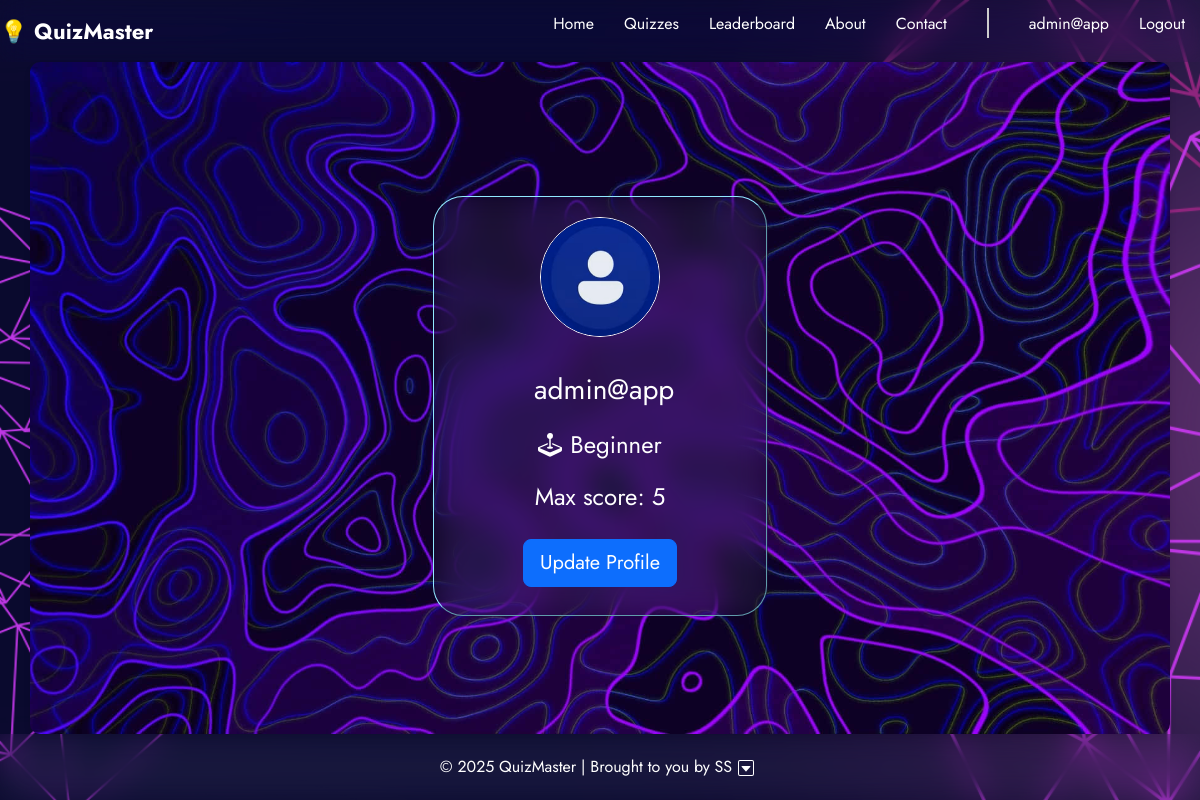
/profile (signed in), run on an earlier commit of the app's database.
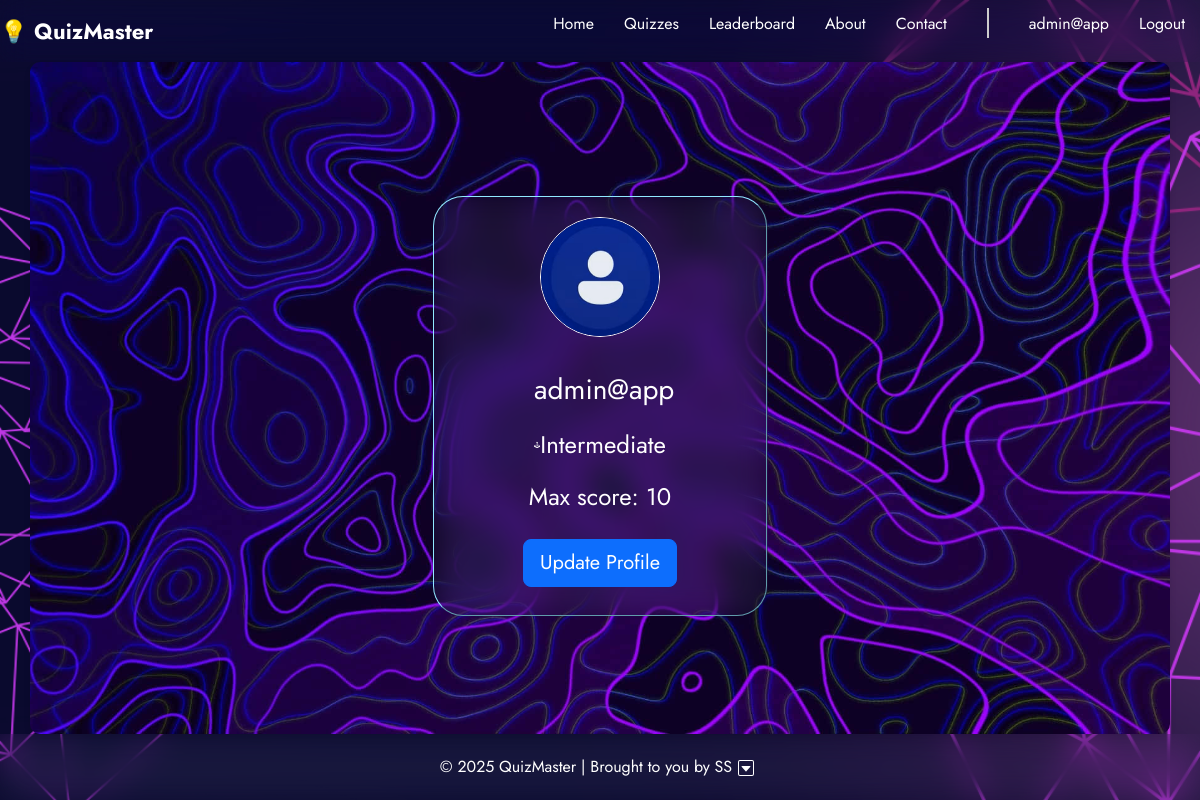
And on a later commit of the database.
### app/models.py (models this page shows, shortened)
class User(db.Model,UserMixin):
    id=db.Column(db.Integer,primary_key=True)
    username=db.Column(db.String(20),unique=True,nullable=False)
    email=db.Column(db.String(),unique=True, nullable=False)
    pro_img=db.Column(db.String(),nullable=False,default='default.png')
    password=db.Column(db.String(10),nullable=False)
    max_score=db.Column(db.Integer,nullable=False,default=0)
    category=db.Column(db.String(),nullable=False,default='Starter')

### app/users/routes.py (the view)
@login_required
@users.route("/profile")
def profile():
    if current_user.is_authenticated:
        image_file=url_for('static', filename=f'DPs/{current_user.pro_img}')
        return render_template('profile.html', title='Profile', img=image_file,  username=current_user.username, category=current_user.category, max_score=current_user.max_score)
    flash("Please Log In/Register to continue!","warning")
    return redirect(url_for("users.login"))

### app/models.py (called while the page is built)
@login_manager.user_loader
def load_user(user_id):
    return User.query.get(int(user_id))

### app/templates/profile.html (shortened to what this page needs)
{% extends "layout.html" %}
    {% block content %}
        <div class="profile_card">
            <img src="{{ img }}" alt="Profile Image" class="profile_img mb-2">
            <div class="profile_info fs-3 mt-4 mb-2" style="display: flex; align-items: center; justify-content: space-around;width: 45%;">
                {{ username }}
            </div>
            <div class="profile_type fs-4 m-2"  style="display: flex; align-items: center; justify-content: space-around;width: 45%;">
                {{ category }}
            </div>
            <div class="profile_score fs-4 m-2 pb-2">
                Max score: {{ max_score }}
            </div>
            <div class="update pt-2 pb-2">
                <a href="{{ url_for('users.updtProfile') }}" class="btn btn-primary btn-lg">Update Profile</a>
            </div>
    {% endblock content %}

### app/templates/layout.html (shortened to what this page needs)
<!DOCTYPE html>
<html lang="en">
<head>
    <link rel="stylesheet" href="{{ url_for('static', filename='styles.css') }}">
    <link href="https://cdn.jsdelivr.net/npm/bootstrap@5.3.0/dist/css/bootstrap.min.css" rel="stylesheet">
</head>
<body>
    <nav class="navbar">
        <div class="logo"> 💡 QuizMaster </div>
        <ul class="nav-links">
            <li><a href="{{ url_for('main.home') }}">Home</a></li>
            <li><a href=" {{ url_for('quiz.choose_category')}}">Quizzes</a></li>
            <li><a href="{{ url_for('quiz.ldb')}}">Leaderboard</a></li>
            <li><a href="{{url_for('main.about')}}">About</a></li>
            <li><a href="{{url_for('main.contact')}}">Contact</a></li>
            <li><div class="divider"></div></li>
            {% if current_user.is_authenticated %}
                <li><a href="{{url_for('users.profile')}}">{{ current_user.username}}</a></li>
                <li><a href="{{url_for('users.logout')}}">Logout</a></li>
            {% else %}
                <li><a href="{{ url_for('users.login') }}">Login</a></li>
                <li><a href="{{ url_for('users.register') }}">Register</a></li>
            {% endif %}
        </ul>
    </nav>
    <main class="container">
        {% block content %}{% endblock %}
    </main>
    <footer class="footer">
        <div class="footer-header">
            <p style="margin: 0px;">&copy; 2025 QuizMaster | Brought to you by SS </p>
            <button class="toggle-footer-menu">
            </button>
        </div>
    </footer>
</body>
</html>

What changed in the data, as far as the page shows it:
changed User "admin@app": category "Beginner" → "Intermediate"
Also different on the page:
{{ max_score }}: "5" → "10"
